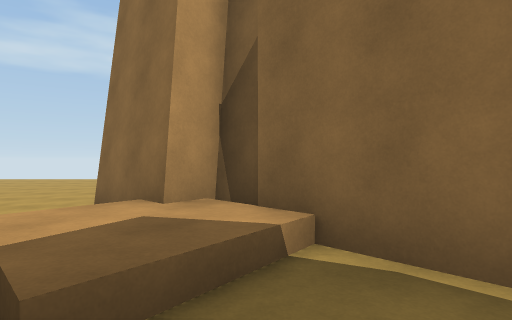
View 1 (above)

22 first-person views from a walk through a 3-D level made in the Unity game engine. The camera is 1.4 m above the floor, looks level and sees 75° across. The floor is counted in squares, 2 m on a side. Each view is taken from the middle of a square. On the plan, view 1 faces up. The plan holds only what a view shows up to about 10 squares ahead; the rest is blank. The place goes on beyond the plan.

View 2
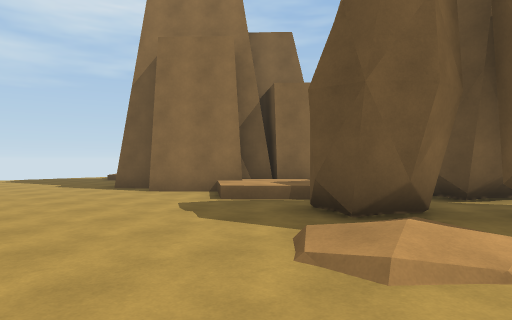

View 3
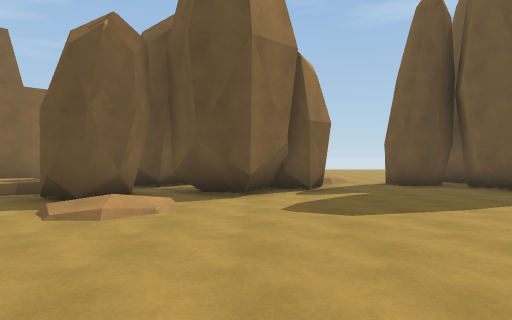

View 4
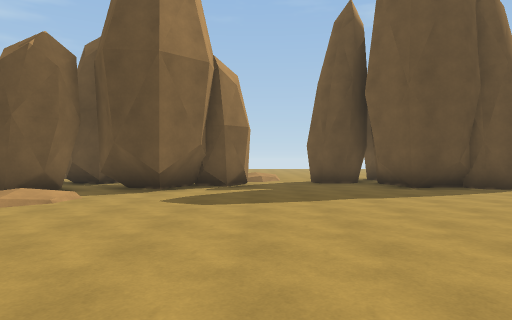

View 5
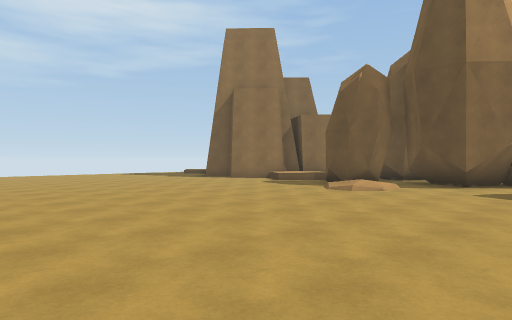

View 6
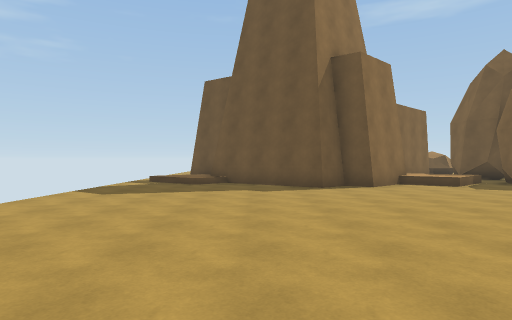

View 7
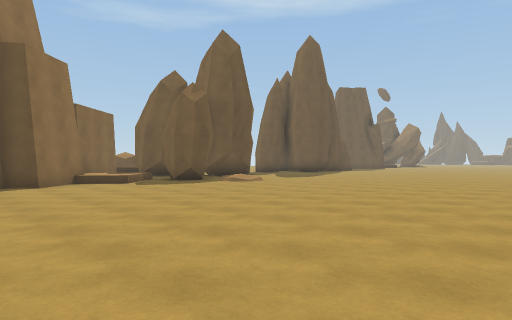

View 8
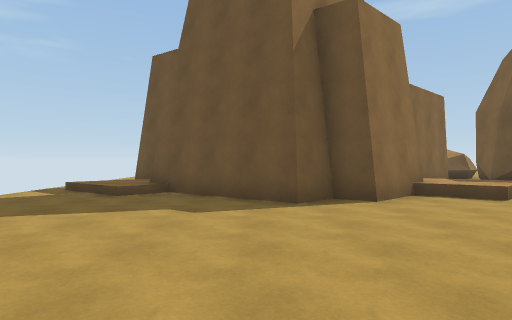

View 9
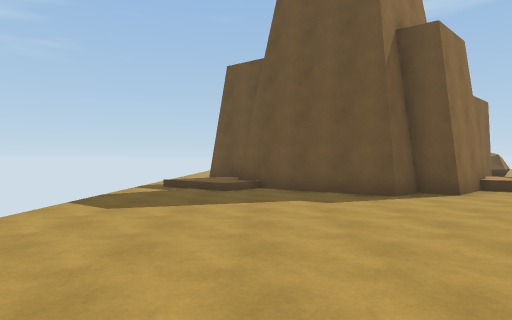

View 10
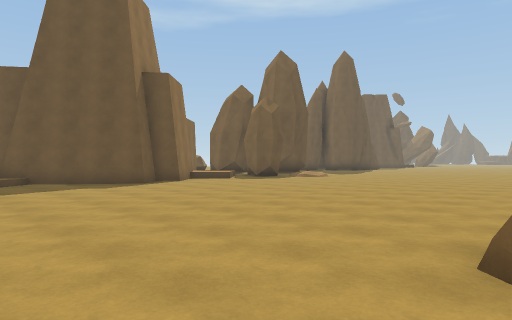

View 11
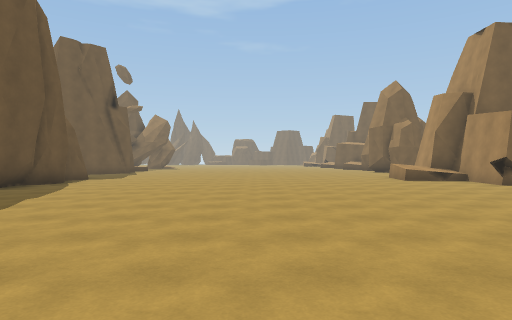

View 12
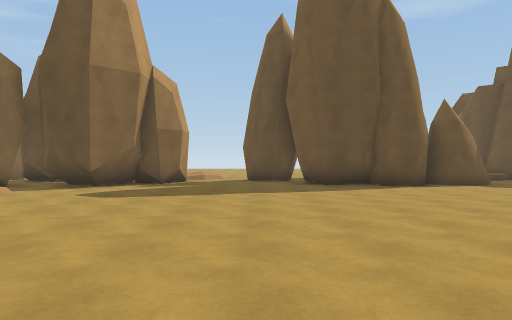

View 13
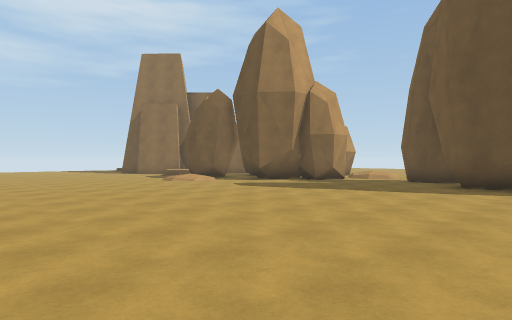

View 14
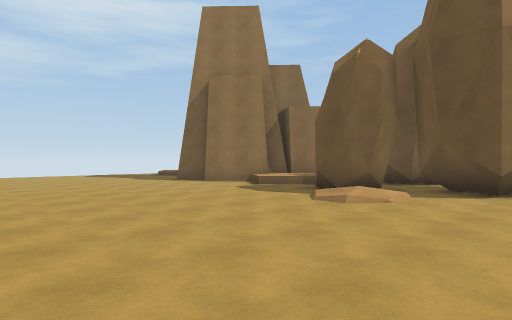

View 15
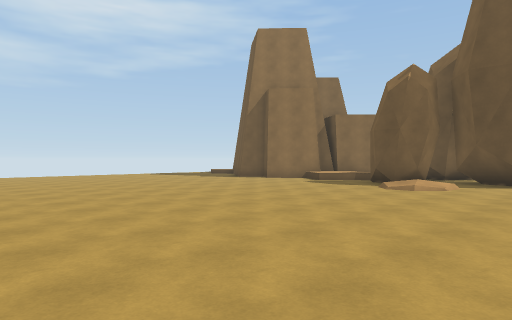

View 16
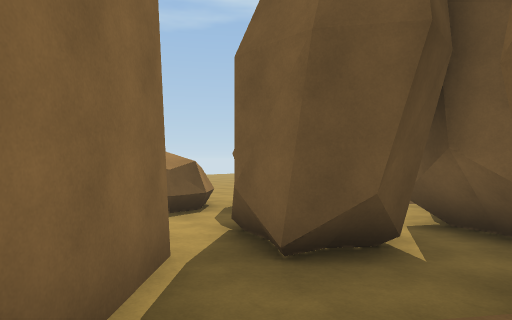

View 17
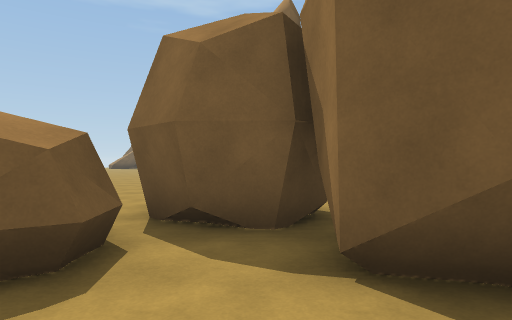

View 18
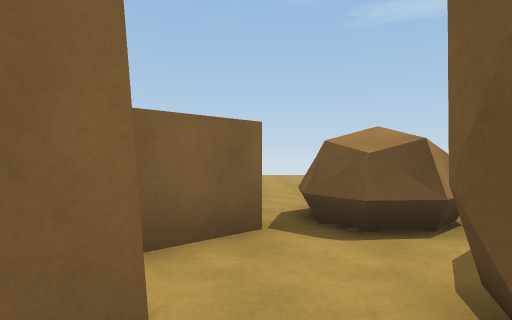

View 19
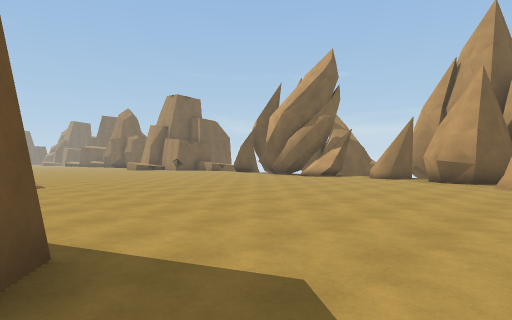

View 20
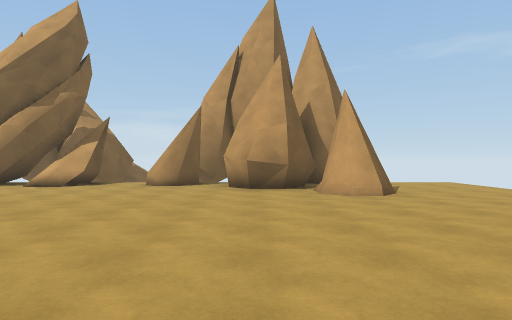

View 21
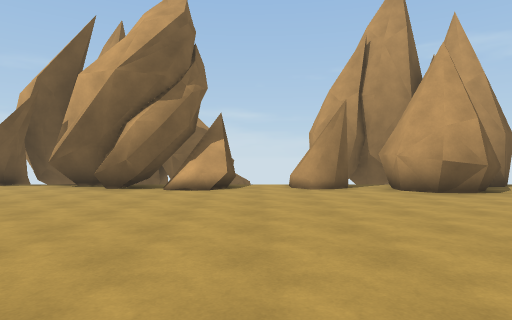

View 22
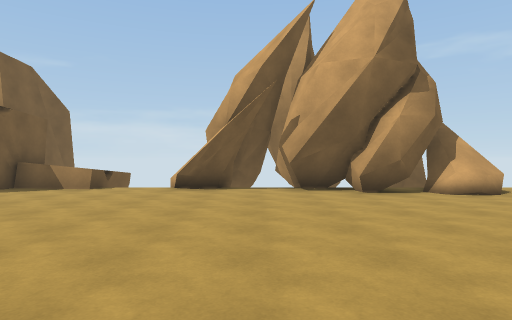

### Floor plan
Key: @ floor where view 1 was taken; # wall or solid block; . main floor; : floor 0.25 m higher than the main floor; + floor 0.5 m higher than the main floor; / step, stairs or slope; = window, fence, low wall or low ledge; ^ raised ledge.
Columns run from 17 left of view 1 to 11 right of it. Each row starts with its distance up from view 1.
 12   ....     .......
 11   .............../
 10   ............../:/#
  9   #............./###
  8   #.##..........##
  7   ###..........##
  6  ####..........#
  5  #.............##
  4  ###............###
  3   #............/++##
  2   ............./+/.#.#
  1   #=...........//....#.......
  0  ##/........../##@##.###.....
 -1   ##.........: ...##..#
 -2   #.........../.######..
 -3  ##.............###   ..
 -4  #...............##   ..
 -5  ##................+  ..
 -6   #.................   .
 -7   ................##
 -8 ^^^...............##
 -9   ^.............####
-10  ###............#
-11    #............#

Where each view was taken, in squares from view 1:
view 1: 0 up, 0 right, facing up
view 2: 2 down, 6 left, facing up-right
view 3: 3 down, 8 left, facing right
view 4: 5 down, 9 left, facing right
view 5: 5 down, 11 left, facing up-right
view 6: 8 up, 11 left, facing right
view 7: 7 up, 12 left, facing down-right
view 8: 7 up, 8 left, facing right
view 9: 9 up, 9 left, facing right
view 10: 11 up, 12 left, facing down-right
view 11: 1 down, 7 left, facing down
view 12: 7 down, 10 left, facing right
view 13: 11 down, 10 left, facing up-right
view 14: 4 down, 9 left, facing up-right
view 15: 4 down, 12 left, facing up-right
view 16: 3 up, 1 left, facing down-right
view 17: 2 up, 3 right, facing down
view 18: 1 up, 1 right, facing right
view 19: 9 up, 2 left, facing down-left
view 20: 6 up, 5 left, facing left
view 21: 2 up, 6 left, facing left
view 22: 4 down, 7 left, facing left
